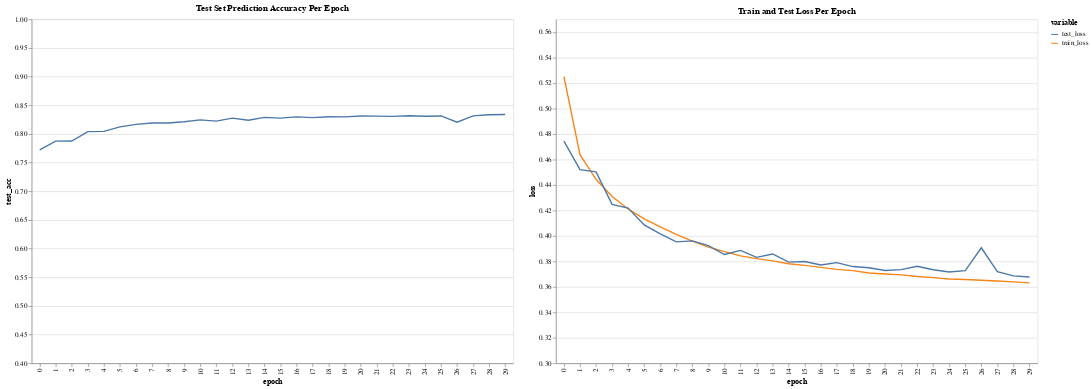

Here is the notebook cell this chart was saved with:
### Code cell
make_loss_plot(training_stats_full)

### Figure 1 — Vega specification as saved in the notebook (floating-point values rounded to 4 significant figures)
{"$schema": "https://vega.github.io/schema/vega/v5.json", "data": [{"name": "source_0", "values": [{"epoch": 0, "test_acc": 0.7723}, {"epoch": 1, "test_acc": 0.7874}, {"epoch": 2, "test_acc": 0.7876}, {"epoch": 3, "test_acc": 0.8041}, {"epoch": 4, "test_acc": 0.8045}, {"epoch": 5, "test_acc": 0.8123}, {"epoch": 6, "test_acc": 0.8167}, {"epoch": 7, "test_acc": 0.8192}, {"epoch": 8, "test_acc": 0.819}, {"epoch": 9, "test_acc": 0.8213}, {"epoch": 10, "test_acc": 0.8245}, {"epoch": 11, "test_acc": 0.8223}, {"epoch": 12, "test_acc": 0.8275}, {"epoch": 13, "test_acc": 0.8239}, {"epoch": 14, "test_acc": 0.829}, {"epoch": 15, "test_acc": 0.8275}, {"epoch": 16, "test_acc": 0.8298}, {"epoch": 17, "test_acc": 0.8285}, {"epoch": 18, "test_acc": 0.83}, {"epoch": 19, "test_acc": 0.8298}, {"epoch": 20, "test_acc": 0.8312}, {"epoch": 21, "test_acc": 0.8311}, {"epoch": 22, "test_acc": 0.8306}, {"epoch": 23, "test_acc": 0.8317}, {"epoch": 24, "test_acc": 0.8309}, {"epoch": 25, "test_acc": 0.8313}, {"epoch": 26, "test_acc": 0.8205}, {"epoch": 27, "test_acc": 0.8315}, {"epoch": 28, "test_acc": 0.8334}, {"epoch": 29, "test_acc": 0.8339}]}, {"name": "source_1", "values": [{"epoch": 0, "variable": "train_loss", "loss": 0.5249}, {"epoch": 1, "variable": "train_loss", "loss": 0.4637}, {"epoch": 2, "variable": "train_loss", "loss": 0.4444}, {"epoch": 3, "variable": "train_loss", "loss": 0.4309}, {"epoch": 4, "variable": "train_loss", "loss": 0.4211}, {"epoch": 5, "variable": "train_loss", "loss": 0.4134}, {"epoch": 6, "variable": "train_loss", "loss": 0.4071}, {"epoch": 7, "variable": "train_loss", "loss": 0.4012}, {"epoch": 8, "variable": "train_loss", "loss": 0.3958}, {"epoch": 9, "variable": "train_loss", "loss": 0.3911}, {"epoch": 10, "variable": "train_loss", "loss": 0.3876}, {"epoch": 11, "variable": "train_loss", "loss": 0.3843}, {"epoch": 12, "variable": "train_loss", "loss": 0.3821}, {"epoch": 13, "variable": "train_loss", "loss": 0.3804}, {"epoch": 14, "variable": "train_loss", "loss": 0.3781}, {"epoch": 15, "variable": "train_loss", "loss": 0.3768}, {"epoch": 16, "variable": "train_loss", "loss": 0.3753}, {"epoch": 17, "variable": "train_loss", "loss": 0.3737}, {"epoch": 18, "variable": "train_loss", "loss": 0.3727}, {"epoch": 19, "variable": "train_loss", "loss": 0.3709}, {"epoch": 20, "variable": "train_loss", "loss": 0.3701}, {"epoch": 21, "variable": "train_loss", "loss": 0.3693}, {"epoch": 22, "variable": "train_loss", "loss": 0.3681}, {"epoch": 23, "variable": "train_loss", "loss": 0.3673}, {"epoch": 24, "variable": "train_loss", "loss": 0.3662}, {"epoch": 25, "variable": "train_loss", "loss": 0.3657}, {"epoch": 26, "variable": "train_loss", "loss": 0.3652}, {"epoch": 27, "variable": "train_loss", "loss": 0.3646}, {"epoch": 28, "variable": "train_loss", "loss": 0.3638}, {"epoch": 29, "variable": "train_loss", "loss": 0.3631}, {"epoch": 0, "variable": "test_loss", "loss": 0.4743}, {"epoch": 1, "variable": "test_loss", "loss": 0.452}, {"epoch": 2, "variable": "test_loss", "loss": 0.4502}, {"epoch": 3, "variable": "test_loss", "loss": 0.4248}, {"epoch": 4, "variable": "test_loss", "loss": 0.4218}, {"epoch": 5, "variable": "test_loss", "loss": 0.4086}, {"epoch": 6, "variable": "test_loss", "loss": 0.4015}, {"epoch": 7, "variable": "test_loss", "loss": 0.3953}, {"epoch": 8, "variable": "test_loss", "loss": 0.3961}, {"epoch": 9, "variable": "test_loss", "loss": 0.3924}, {"epoch": 10, "variable": "test_loss", "loss": 0.3854}, {"epoch": 11, "variable": "test_loss", "loss": 0.3886}, {"epoch": 12, "variable": "test_loss", "loss": 0.3831}, {"epoch": 13, "variable": "test_loss", "loss": 0.3858}, {"epoch": 14, "variable": "test_loss", "loss": 0.3794}, {"epoch": 15, "variable": "test_loss", "loss": 0.3799}, {"epoch": 16, "variable": "test_loss", "loss": 0.3771}, {"epoch": 17, "variable": "test_loss", "loss": 0.379}, {"epoch": 18, "variable": "test_loss", "loss": 0.3759}, {"epoch": 19, "variable": "test_loss", "loss": 0.375}, {"epoch": 20, "variable": "test_loss", "loss": 0.3728}, {"epoch": 21, "variable": "test_loss", "loss": 0.3735}, {"epoch": 22, "variable": "test_loss", "loss": 0.3762}, {"epoch": 23, "variable": "test_loss", "loss": 0.3734}, {"epoch": 24, "variable": "test_loss", "loss": 0.3716}, {"epoch": 25, "variable": "test_loss", "loss": 0.3727}, {"epoch": 26, "variable": "test_loss", "loss": 0.3906}, {"epoch": 27, "variable": "test_loss", "loss": 0.372}, {"epoch": 28, "variable": "test_loss", "loss": 0.3686}, {"epoch": 29, "variable": "test_loss", "loss": 0.3677}]}, {"name": "source_1_color_domain_variable", "values": [{"variable": "train_loss"}, {"variable": "test_loss"}]}, {"name": "source_0_concat_0_x_domain_epoch", "values": [{"epoch": 0}, {"epoch": 1}, {"epoch": 2}, {"epoch": 3}, {"epoch": 4}, {"epoch": 5}, {"epoch": 6}, {"epoch": 7}, {"epoch": 8}, {"epoch": 9}, {"epoch": 10}, {"epoch": 11}, {"epoch": 12}, {"epoch": 13}, {"epoch": 14}, {"epoch": 15}, {"epoch": 16}, {"epoch": 17}, {"epoch": 18}, {"epoch": 19}, {"epoch": 20}, {"epoch": 21}, {"epoch": 22}, {"epoch": 23}, {"epoch": 24}, {"epoch": 25}, {"epoch": 26}, {"epoch": 27}, {"epoch": 28}, {"epoch": 29}]}, {"name": "source_1_concat_1_x_domain_epoch", "values": [{"epoch": 0}, {"epoch": 1}, {"epoch": 2}, {"epoch": 3}, {"epoch": 4}, {"epoch": 5}, {"epoch": 6}, {"epoch": 7}, {"epoch": 8}, {"epoch": 9}, {"epoch": 10}, {"epoch": 11}, {"epoch": 12}, {"epoch": 13}, {"epoch": 14}, {"epoch": 15}, {"epoch": 16}, {"epoch": 17}, {"epoch": 18}, {"epoch": 19}, {"epoch": 20}, {"epoch": 21}, {"epoch": 22}, {"epoch": 23}, {"epoch": 24}, {"epoch": 25}, {"epoch": 26}, {"epoch": 27}, {"epoch": 28}, {"epoch": 29}]}], "signals": [{"name": "childWidth", "value": 700}], "marks": [{"type": "group", "name": "concat_0_group", "encode": {"update": {"height": {"signal": "height"}, "width": {"signal": "childWidth"}}}, "marks": [{"type": "line", "name": "concat_0_marks", "from": {"data": "source_0"}, "sort": {"field": "x"}, "encode": {"update": {"x": {"field": "epoch", "scale": "concat_0_x"}, "stroke": {"value": "#4c78a8"}, "y": {"field": "test_acc", "scale": "concat_0_y"}, "defined": {"signal": "isValid(datum[\"test_acc\"]) && isFinite(+datum[\"test_acc\"])"}}}, "style": ["line"]}], "axes": [{"scale": "concat_0_y", "maxExtent": 0, "grid": true, "labels": false, "ticks": false, "orient": "left", "gridScale": "concat_0_x", "zindex": 0, "minExtent": 0, "aria": false, "tickCount": {"signal": "ceil(height/40)"}, "domain": false}, {"scale": "concat_0_x", "title": "epoch", "labelAlign": "right", "labelAngle": 270, "orient": "bottom", "labelBaseline": "middle", "zindex": 0, "grid": false}, {"scale": "concat_0_y", "labelOverlap": true, "orient": "left", "title": "test_acc", "tickCount": {"signal": "ceil(height/40)"}, "grid": false, "zindex": 0}], "title": {"text": "Test Set Prediction Accuracy Per Epoch", "frame": "group"}, "style": "cell"}, {"type": "group", "name": "concat_1_group", "encode": {"update": {"width": {"signal": "childWidth"}, "height": {"signal": "height"}}}, "marks": [{"type": "group", "name": "concat_1_pathgroup", "from": {"facet": {"data": "source_1", "name": "faceted_path_concat_1_main", "groupby": ["variable"]}}, "encode": {"update": {"height": {"field": {"signal": null, "datum": null, "group": "height", "parent": null}}, "width": {"field": {"signal": null, "datum": null, "group": "width", "parent": null}}}}, "marks": [{"type": "line", "name": "concat_1_marks", "from": {"data": "faceted_path_concat_1_main"}, "sort": {"field": "x"}, "encode": {"update": {"stroke": {"field": "variable", "scale": "color"}, "x": {"field": "epoch", "scale": "concat_1_x"}, "y": {"field": "loss", "scale": "concat_1_y"}, "defined": {"signal": "isValid(datum[\"loss\"]) && isFinite(+datum[\"loss\"])"}}}, "style": ["line"]}]}], "axes": [{"scale": "concat_1_y", "zindex": 0, "ticks": false, "tickCount": {"signal": "ceil(height/40)"}, "aria": false, "orient": "left", "domain": false, "maxExtent": 0, "grid": true, "gridScale": "concat_1_x", "labels": false, "minExtent": 0}, {"scale": "concat_1_x", "labelAngle": 270, "zindex": 0, "labelBaseline": "middle", "grid": false, "title": "epoch", "orient": "bottom", "labelAlign": "right"}, {"scale": "concat_1_y", "zindex": 0, "labelOverlap": true, "tickCount": {"signal": "ceil(height/40)"}, "title": "loss", "orient": "left", "grid": false}], "title": {"text": "Train and Test Loss Per Epoch", "frame": "group"}, "style": "cell"}], "scales": [{"name": "color", "type": "ordinal", "domain": {"data": "source_1_color_domain_variable", "field": "variable", "sort": true}, "range": "category"}, {"name": "concat_0_x", "type": "point", "domain": {"data": "source_0_concat_0_x_domain_epoch", "field": "epoch", "sort": true}, "range": [0, {"signal": "childWidth"}], "padding": 0.5}, {"name": "concat_0_y", "type": "linear", "domain": [0.4, 1], "range": [{"signal": "height"}, 0], "zero": false}, {"name": "concat_1_x", "type": "point", "domain": {"data": "source_1_concat_1_x_domain_epoch", "field": "epoch", "sort": true}, "range": [0, {"signal": "childWidth"}], "padding": 0.5}, {"name": "concat_1_y", "type": "linear", "domain": [0.3, 0.57], "range": [{"signal": "height"}, 0], "zero": false}], "background": "white", "height": 500, "padding": 5, "layout": {"padding": 20, "bounds": "full", "align": "each"}, "legends": [{"stroke": "color", "symbolType": "stroke", "title": "variable"}]}
